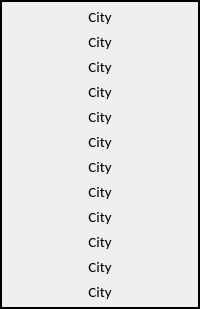
         <widget class="QFrame" name="f_total">
          <property name="frameShape">
           <enum>QFrame::WinPanel</enum>
          </property>
          <property name="frameShadow">
           <enum>QFrame::Plain</enum>
          </property>
          <layout class="QVBoxLayout" name="verticalLayout_190">
           <property name="spacing">
            <number>5</number>
           </property>
           <property name="leftMargin">
            <number>5</number>
           </property>
           <property name="topMargin">
            <number>5</number>
           </property>
           <property name="rightMargin">
            <number>5</number>
           </property>
           <property name="bottomMargin">
            <number>5</number>
           </property>
           <item>
            <widget class="QLabel" name="ao_1">
             <property name="font">
              <font>
               <family>Calibri</family>
               <pointsize>11</pointsize>
               <bold>false</bold>
              </font>
             </property>
             <property name="text">
              <string>City</string>
             </property>
             <property name="alignment">
              <set>Qt::AlignCenter</set>
             </property>
            </widget>
           </item>
           <item>
            <widget class="QLabel" name="ao_2">
             <property name="font">
              <font>
               <family>Calibri</family>
               <pointsize>11</pointsize>
               <bold>false</bold>
              </font>
             </property>
             <property name="text">
              <string>City</string>
             </property>
             <property name="alignment">
              <set>Qt::AlignCenter</set>
             </property>
            </widget>
           </item>
           <item>
            <widget class="QLabel" name="ao_3">
             <property name="font">
              <font>
               <family>Calibri</family>
               <pointsize>11</pointsize>
               <bold>false</bold>
              </font>
             </property>
             <property name="text">
              <string>City</string>
             </property>
             <property name="alignment">
              <set>Qt::AlignCenter</set>
             </property>
            </widget>
           </item>
           <item>
            <widget class="QLabel" name="ao_4">
             <property name="font">
              <font>
               <family>Calibri</family>
               <pointsize>11</pointsize>
               <bold>false</bold>
              </font>
             </property>
             <property name="text">
              <string>City</string>
             </property>
             <property name="alignment">
              <set>Qt::AlignCenter</set>
             </property>
            </widget>
           </item>
           <item>
            <widget class="QLabel" name="ao_5">
             <property name="font">
              <font>
               <family>Calibri</family>
               <pointsize>11</pointsize>
               <bold>false</bold>
              </font>
             </property>
             <property name="text">
              <string>City</string>
             </property>
             <property name="alignment">
              <set>Qt::AlignCenter</set>
             </property>
            </widget>
           </item>
           <item>
            <widget class="QLabel" name="ao_6">
             <property name="font">
              <font>
               <family>Calibri</family>
               <pointsize>11</pointsize>
               <bold>false</bold>
              </font>
             </property>
             <property name="text">
              <string>City</string>
             </property>
             <property name="alignment">
              <set>Qt::AlignCenter</set>
             </property>
            </widget>
           </item>
           <item>
            <widget class="QLabel" name="ao_7">
             <property name="font">
              <font>
               <family>Calibri</family>
               <pointsize>11</pointsize>
               <bold>false</bold>
              </font>
             </property>
             <property name="text">
              <string>City</string>
             </property>
             <property name="alignment">
              <set>Qt::AlignCenter</set>
             </property>
            </widget>
           </item>
           <item>
            <widget class="QLabel" name="ao_8">
             <property name="font">
              <font>
               <family>Calibri</family>
               <pointsize>11</pointsize>
               <bold>false</bold>
              </font>
             </property>
             <property name="text">
              <string>City</string>
             </property>
             <property name="alignment">
              <set>Qt::AlignCenter</set>
             </property>
            </widget>
           </item>
           <item>
            <widget class="QLabel" name="ao_9">
             <property name="font">
              <font>
               <family>Calibri</family>
               <pointsize>11</pointsize>
               <bold>false</bold>
              </font>
             </property>
             <property name="text">
              <string>City</string>
             </property>
             <property name="alignment">
              <set>Qt::AlignCenter</set>
             </property>
            </widget>
           </item>
           <item>
            <widget class="QLabel" name="ao_10">
             <property name="font">
              <font>
               <family>Calibri</family>
               <pointsize>11</pointsize>
               <bold>false</bold>
              </font>
             </property>
             <property name="text">
              <string>City</string>
             </property>
             <property name="alignment">
              <set>Qt::AlignCenter</set>
             </property>
            </widget>
           </item>
           <item>
            <widget class="QLabel" name="ao_11">
             <property name="font">
              <font>
               <family>Calibri</family>
               <pointsize>11</pointsize>
               <bold>false</bold>
              </font>
             </property>
             <property name="text">
              <string>City</string>
             </property>
             <property name="alignment">
              <set>Qt::AlignCenter</set>
             </property>
            </widget>
           </item>
           <item>
            <widget class="QLabel" name="ao_12">
             <property name="font">
              <font>
               <family>Calibri</family>
               <pointsize>11</pointsize>
               <bold>false</bold>
              </font>
             </property>
             <property name="text">
              <string>City</string>
             </property>
             <property name="alignment">
              <set>Qt::AlignCenter</set>
             </property>
            </widget>
           </item>
          </layout>
         </widget>
